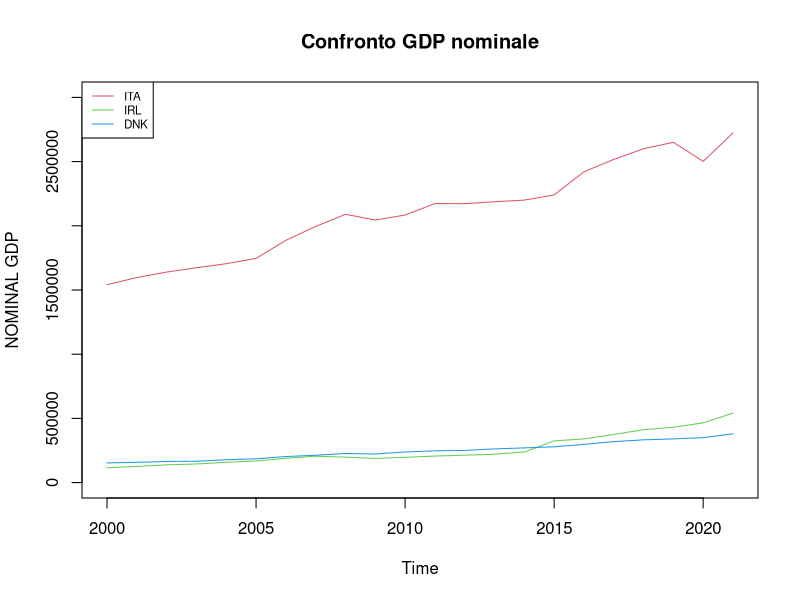
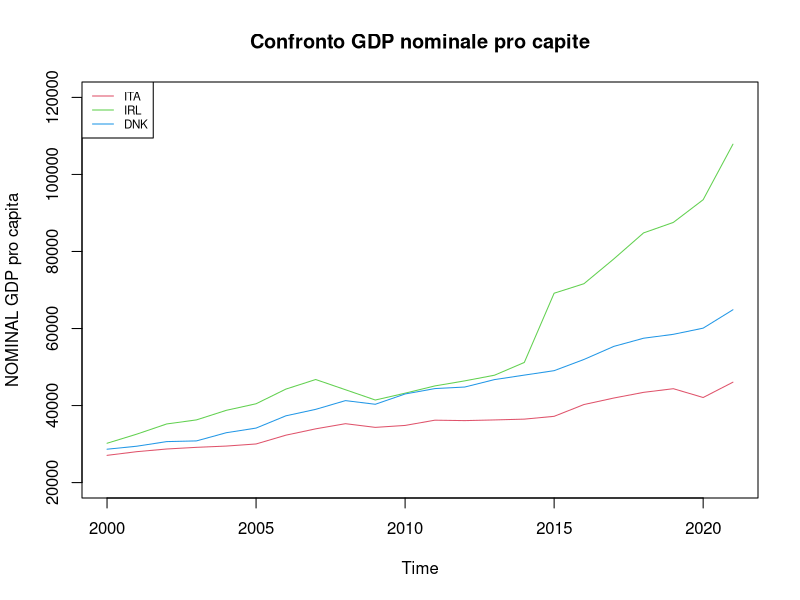
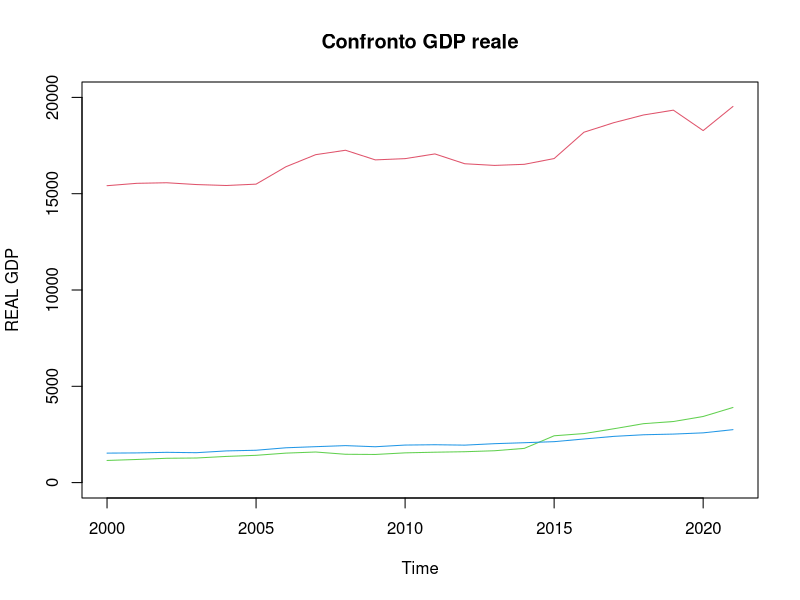
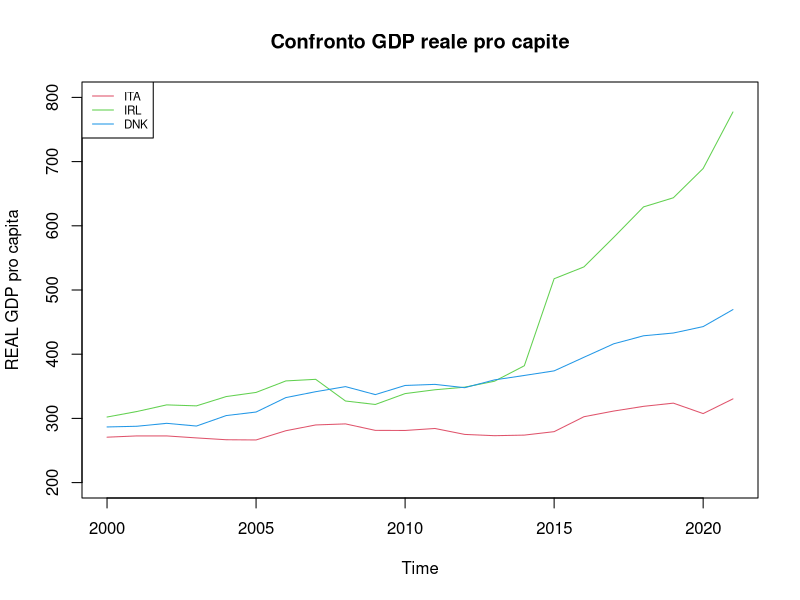
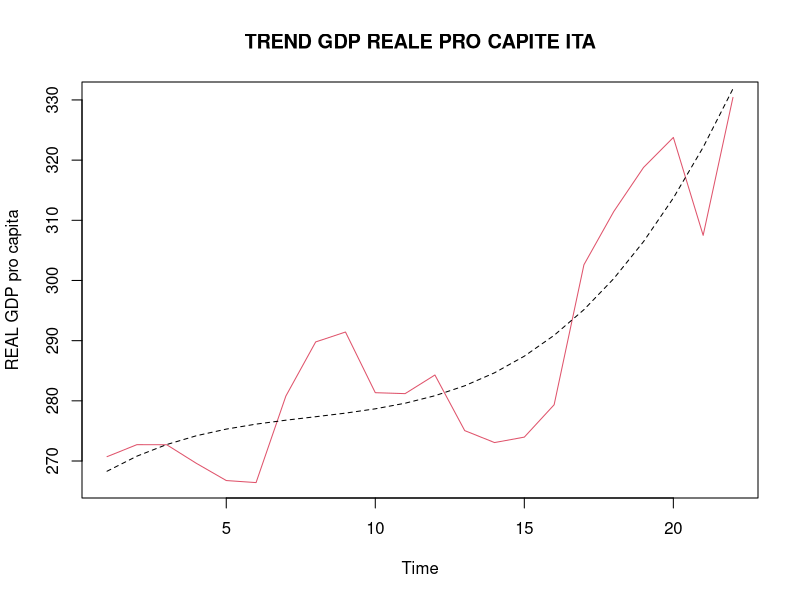
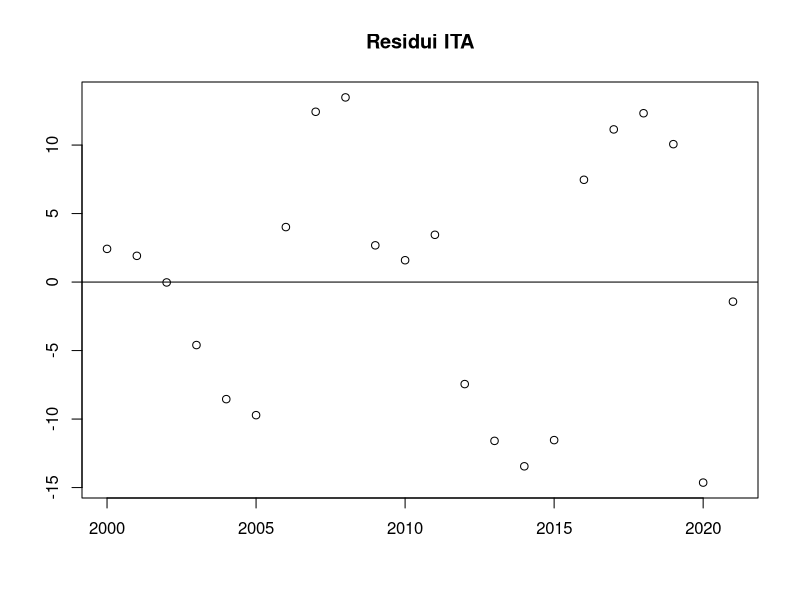

The R script that drew these images, in order: (Note: this script raises an error after producing the figures.)
#IMPORT DATASET
GDP_NOM_CAP_Y= read.csv("../data/GDP_NOM_CAP_Y.csv")
GDP_NOM_TOT_Y= read.csv("../data/GDP_NOM_TOT_Y.csv")
GDP_REAL_base15_Q= read.csv("../data/GDP_REAL_base15_Q.csv")
IPC_base15_Q=read.csv("../data/IPC_base15_Q.csv")
IPC_base15_Y= read.csv("../data/IPC_base15_Y.csv")
#HP_base15_NOM_Q= read.csv("../data/HP_base15_NOM_Q.csv")
#HP_base15_NOM_Y= read.csv("../data/HP_base15_NOM_Y.csv")
HP_base15_REAL_Q= read.csv("../data/HP_base15_REAL_Q.csv")
HP_base15_REAL_Y= read.csv("../data/HP_base15_REAL_Y.csv")
UNEMP_Q= read.csv("../data/UNEMP_Q.csv")
#-------------------------------------------------------------------
#############################################################################
# A) analisi serie storiche pil
#############################################################################

gdp_nom_ita<- GDP_NOM_TOT_Y[GDP_NOM_TOT_Y$LOCATION == "ITA",]$Value
gdp_nom_irl<- GDP_NOM_TOT_Y[GDP_NOM_TOT_Y$LOCATION == "IRL",]$Value
gdp_nom_dnk<- GDP_NOM_TOT_Y[GDP_NOM_TOT_Y$LOCATION == "DNK",]$Value
#PIL NOMINALI ANNUI A CONFRONTO
plot(ts(gdp_nom_ita, start=c(2000,1), frequency = 1), 
     ylim=c(0,3000000), col=2, xlab="Time", ylab="NOMINAL GDP",
     main="Confronto GDP nominale")
lines(ts(gdp_nom_irl, start=c(2000,1), frequency = 1), type="l",col=3)
lines(ts(gdp_nom_dnk, start=c(2000,1), frequency = 1), type="l",col=4)
legend("topleft",cex=0.7, c("ITA", "IRL", "DNK"), col=2:4, lty=1)
#-------------------------------------------------------------------
gdp_nom_cap_ita<- GDP_NOM_CAP_Y[GDP_NOM_CAP_Y$LOCATION == "ITA",]$Value
gdp_nom_cap_irl<- GDP_NOM_CAP_Y[GDP_NOM_CAP_Y$LOCATION == "IRL",]$Value
gdp_nom_cap_dnk<- GDP_NOM_CAP_Y[GDP_NOM_CAP_Y$LOCATION == "DNK",]$Value

#PIL NOMINALI ANNUI PRO CAPITE  A CONFRONTO
plot(ts(gdp_nom_cap_ita, start=c(2000,1), frequency = 1),
     ylim=c(20000,120000),
     col=2, xlab="Time", ylab="NOMINAL GDP pro capita",
     main="Confronto GDP nominale pro capite")
lines(ts(gdp_nom_cap_irl, start=c(2000,1), frequency = 1), type="l",col=3)
lines(ts(gdp_nom_cap_dnk, start=c(2000,1), frequency = 1), type="l",col=4)
legend("topleft",cex=0.7, c("ITA", "IRL", "DNK"), col=2:4, lty=1)
#-------------------------------------------------------------------
#PASSIAMO AL PIL REALE ANNUALE

#Passo intermedio: cambio la base agli IPC
ipc_15_ita<- IPC_base15_Y[IPC_base15_Y$LOCATION == "ITA",]$Value
ipc_00_ita= ipc_15_ita / ipc_15_ita[1]*100
ipc_15_irl<- IPC_base15_Y[IPC_base15_Y$LOCATION == "IRL",]$Value
ipc_00_irl= ipc_15_irl / ipc_15_irl[1]*100
ipc_15_dnk<- IPC_base15_Y[IPC_base15_Y$LOCATION == "DNK",]$Value
ipc_00_dnk= ipc_15_dnk / ipc_15_dnk[1]*100
#Ottengo i pil reali
gdp_real_ita<- gdp_nom_ita / ipc_00_ita
gdp_real_irl<- gdp_nom_irl / ipc_00_irl
gdp_real_dnk<- gdp_nom_dnk / ipc_00_dnk

#Plottiamo i pil reali
plot(ts(gdp_real_ita, start=c(2000,1), frequency = 1),
     col=2, xlab="Time", ylab="REAL GDP", ylim=c(0,20000),
     main="Confronto GDP reale")
lines(ts(gdp_real_irl, start=c(2000,1), frequency = 1), type="l",col=3)
lines(ts(gdp_real_dnk, start=c(2000,1), frequency = 1), type="l",col=4)

#anche qui i termini totali non sono significativi
#Passiamo ai pro capite
gdp_real_cap_ita<- gdp_nom_cap_ita / ipc_00_ita
gdp_real_cap_irl<- gdp_nom_cap_irl / ipc_00_irl
gdp_real_cap_dnk<- gdp_nom_cap_dnk / ipc_00_dnk

plot(ts(gdp_real_cap_ita, start=c(2000,1), frequency = 1),
     col=2, xlab="Time", ylab="REAL GDP pro capita", ylim=c(200,800),
     main="Confronto GDP reale pro capite")
lines(ts(gdp_real_cap_irl, start=c(2000,1), frequency = 1), type="l",col=3)
lines(ts(gdp_real_cap_dnk, start=c(2000,1), frequency = 1), type="l",col=4)
legend("topleft",cex=0.7, c("ITA", "IRL", "DNK"), col=2:4, lty=1)

#STIMA DEL TREND SUL PIL REALE PRO CAPITE DEI VARI PAESI
#HP: sembra che ita e dnk abbiano trend lineare...irl polinomiale/exp
gdp_ttrend<- 1:length(gdp_real_cap_ita) #stesso n° anche per irl e dnk

#ITALIA
LM_gdp_real_cap_ita<-lm(gdp_real_cap_ita ~gdp_ttrend)
PM_gdp_real_cap_ita<-lm(gdp_real_cap_ita ~gdp_ttrend + I(gdp_ttrend^2)+ I(gdp_ttrend^3))
summary(LM_gdp_real_cap_ita)$adj.r.squared   
summary(PM_gdp_real_cap_ita)$adj.r.squared 
#---->per l'italia è opportuno un polinomio di 3 grado
plot(gdp_real_cap_ita,
     col=2, type="l",xlab="Time", ylab="REAL GDP pro capita",
     main="TREND GDP REALE PRO CAPITE ITA")
lines(PM_gdp_real_cap_ita$fitted.values, lty=2)
#analisi dei residui
plot(2000:2021,residuals(PM_gdp_real_cap_ita), xlab="", ylab="", main="Residui ITA")
abline(0,0)
#sembra esserci un andamento sistematico...non va bene!
#forse c'è ciclicità nel pil, ma non sappiamo stimarla
#IRLANDA
LM_gdp_real_cap_irl<-lm(gdp_real_cap_irl ~gdp_ttrend)
PM_gdp_real_cap_irl<-lm(gdp_real_cap_irl ~gdp_ttrend + I(gdp_ttrend^2))
summary(LM_gdp_real_cap_ita)$adj.r.squared     
summary(PM_gdp_real_cap_ita)$adj.r.squared 
#NB: da 2 grado in poi viene un r adj sempre =
#Proviamo col modello esponenziale
EXP_gdp_real_cap_irl <- nls(gdp_real_cap_irl ~ I(a*exp(b*gdp_ttrend)),
                            start=list(a=100, b=1), trace=TRUE) 
#--->dà errore di gradiente singolare, quindi il modello exp non è adatto

plot(gdp_real_cap_irl,
     col=2, type="l",xlab="Time", ylab="REAL GDP pro capita",
     main="TREND GDP REALE PRO CAPITE IRL")
lines(PM_gdp_real_cap_irl$fitted.values, lty=2)
plot(2000:2021,residuals(PM_gdp_real_cap_irl), xlab="", ylab="", main="Residui IRL")
abline(0,0)
#anche qui non benissimo: direi che c'è ciclicità, ma non la sappiamo calcolare
#DANIMARCA
LM_gdp_real_cap_dnk<-lm(gdp_real_cap_dnk ~gdp_ttrend)
PM_gdp_real_cap_dnk<-lm(gdp_real_cap_dnk ~gdp_ttrend + I(gdp_ttrend^2)+I(gdp_ttrend^3))
summary(LM_gdp_real_cap_dnk)$adj.r.squared     
summary(PM_gdp_real_cap_dnk)$adj.r.squared 
#--->confrontando gli R^2 adj il grado del miglior reg è grado 3
plot(gdp_real_cap_dnk,
     col=2, type="l",xlab="Time", ylab="REAL GDP pro capita",
     main="TREND GDP REALE PRO CAPITE DNK")
lines(PM_gdp_real_cap_dnk$fitted.values, lty=2)
#Residui
plot(2000:2021,residuals(PM_gdp_real_cap_dnk), xlab="", ylab="", main="Residui DNK")
abline(0,0)
#Qui sembra bene!



#############################################################################
#B) ANALISI SERIE STORICHE DEI PREZZI DELLE CASE
#############################################################################

#-------------------------------------------------------------------------------
#1)dati reali annuali base 15
hp_base15_real_y_ita<- HP_base15_REAL_Y[HP_base15_REAL_Y$LOCATION == "ITA",]$Value
hp_base15_real_y_irl<- HP_base15_REAL_Y[HP_base15_REAL_Y$LOCATION == "IRL",]$Value
hp_base15_real_y_dnk<- HP_base15_REAL_Y[HP_base15_REAL_Y$LOCATION == "DNK",]$Value
#Passando a base 2000
hp_base00_real_y_ita<-hp_base15_real_y_ita/hp_base15_real_y_ita[1]*100
hp_base00_real_y_irl<-hp_base15_real_y_irl/hp_base15_real_y_irl[1]*100
hp_base00_real_y_dnk<-hp_base15_real_y_dnk/hp_base15_real_y_dnk[1]*100
#-------------------------------------------------------------------------------
#2)dati reali trimestrali base 15
hp_base15_real_q_ita<- HP_base15_REAL_Q[HP_base15_REAL_Q$LOCATION == "ITA",]$Value
hp_base15_real_q_irl<- HP_base15_REAL_Q[HP_base15_REAL_Q$LOCATION == "IRL",]$Value
hp_base15_real_q_dnk<- HP_base15_REAL_Q[HP_base15_REAL_Q$LOCATION == "DNK",]$Value
#Passando a base 2000
hp_base00_real_q_ita<-hp_base15_real_q_ita/hp_base15_real_q_ita[1]*100
hp_base00_real_q_irl<-hp_base15_real_q_irl/hp_base15_real_q_irl[1]*100
hp_base00_real_q_dnk<-hp_base15_real_q_dnk/hp_base15_real_q_dnk[1]*100
#-------------------------------------------------------------------------------
#Grafico del prezzo delle case reale annuale
plot(ts(hp_base00_real_y_ita, start=c(2000,1), frequency = 1), ylim=c(80,180),
     col=2, xlab="Time", ylab="REAL HP",
     main="Confronto HP reale")
lines(ts(hp_base00_real_y_irl, start=c(2000,1), frequency = 1), type="l",col=3)
lines(ts(hp_base00_real_y_dnk, start=c(2000,1), frequency = 1), type="l",col=4)
legend("topleft",cex=0.5, c("ITA", "IRL", "DNK"), col=2:4, lty=1)

#Affordability: divido il pil pro capite reale(ho solo i dati annui) per hp reale
affordability_ita<-gdp_real_cap_ita[-length(gdp_real_cap_ita)]/hp_base00_real_y_ita
affordability_irl<-gdp_real_cap_irl[-length(gdp_real_cap_irl)]/hp_base00_real_y_irl
affordability_dnk<-gdp_real_cap_dnk[-length(gdp_real_cap_dnk)]/hp_base00_real_y_dnk
plot(ts(affordability_ita, start=c(2000,1), frequency = 1), ylim=c(1.9,5.2),
     col=2, xlab="Time", ylab="REAL GDP CAPITA/REAL HP",
     main="Confronto AFFORDABILITY")
lines(ts(affordability_irl, start=c(2000,1), frequency = 1), type="l",col=3)
lines(ts(affordability_dnk, start=c(2000,1), frequency = 1), type="l",col=4)
legend("topleft",cex=0.6, c("ITA", "IRL", "DNK"), col=2:4, lty=1)


#Intanto facciamo il trend
hp_ttrend<- 1:length(hp_base00_real_q_ita)

#1) ITALIA
#trend dell'ita
LM_hp_q_ita<-lm(hp_base00_real_q_ita ~ hp_ttrend)
PM_hp_q_ita<-lm(hp_base00_real_q_ita ~ hp_ttrend + I(hp_ttrend^2)+ I(hp_ttrend^3)+ I(hp_ttrend^4)+ I(hp_ttrend^5))
summary(LM_hp_q_ita)$adj.r.squared 
summary(PM_hp_q_ita)$adj.r.squared #il migliore è di grado 5
plot(hp_base00_real_q_ita,
     col=2, type="l",xlab="Time", ylab="REAL GDP pro capita",
     main="TREND Hp trimestrale")
lines(PM_hp_q_ita$fitted.values, lty=2)
plot(seq(from=2000.25,to=2022.5,by=0.25),residuals(PM_hp_q_ita), xlab="", ylab="", main="Residui ITA")
abline(0,0)
#residui non al top....magari c'è componente stagionale??
#NB: In realtà dal grafico non si vede nessuna apparente stagionalità
#facciamo un'analisi di  per scoprirlo
#creo il vettore dummies
trimestri<- c(rep(c("Q1","Q2","Q3","Q4"),22 ), "Q1","Q2")
stag_mod_ita<- lm(residuals(PM_hp_q_ita)~trimestri-1)
summary(stag_mod_ita)
plot(residuals(PM_hp_q_ita), main="residui ITA")
lines(fitted.values(stag_mod_ita), col="red")
#linea piatta...dunque verificato che non c'è stagionalità
#NB: se ora facessi i residui dello stag mod sarebbero ~= ai res del PM_mod

#Abbiamo dimostrato che non c'è stagionalità
#In realtà sul sito oecd "indices are seasonally adjusted", quindi tutto torna.
#Quindi come giustifico sti residui schifosi? o c'è ciclo, o servono metodi di ottimizzazione non lineari

#2) IRLANDA
#trend dell'irl
LM_hp_q_irl<-lm(hp_base00_real_q_irl ~ hp_ttrend)
PM_hp_q_irl<-lm(hp_base00_real_q_irl ~ hp_ttrend + I(hp_ttrend^2)+ I(hp_ttrend^3)+ I(hp_ttrend^4)++ I(hp_ttrend^5)++ I(hp_ttrend^6)++ I(hp_ttrend^7)+ I(hp_ttrend^8)+ I(hp_ttrend^9)+ I(hp_ttrend^10))
summary(LM_hp_q_irl)$adj.r.squared 
summary(PM_hp_q_irl)$adj.r.squared #il migliore è di grado 10 :(

plot(hp_base00_real_q_irl,
     col=2, type="l",xlab="Time", ylab="REAL GDP pro capita",
     main="TREND Hp trimestrale")
lines(PM_hp_q_irl$fitted.values, lty=2)
plot(seq(from=2000.25,to=2022.5,by=0.25),residuals(PM_hp_q_irl), xlab="", ylab="", main="Residui IRL")
abline(0,0)
trimestri<- c(rep(c("Q1","Q2","Q3","Q4"),22 ), "Q1","Q2")
stag_mod_irl<- lm(residuals(PM_hp_q_irl)~trimestri-1)
summary(stag_mod_irl)
plot(residuals(PM_hp_q_irl))
lines(fitted.values(stag_mod_ita), col="red")
#linea piatta...dunque verificato che non c'è stagionalità
#NB: se ora facessi i residui dello stag mod sarebbero ~= ai res del PM_mod

#3) DANIMARCA
#trend della danimarca
LM_hp_q_dnk<-lm(hp_base00_real_q_dnk ~ hp_ttrend)
PM_hp_q_dnk<-lm(hp_base00_real_q_dnk ~ hp_ttrend + I(hp_ttrend^2)+ I(hp_ttrend^3))
summary(LM_hp_q_dnk)$adj.r.squared 
summary(PM_hp_q_dnk)$adj.r.squared #il migliore è di grado 3

plot(seq(from=2000.25,to=2022.5,by=0.25),hp_base00_real_q_dnk,
     col=2, type="l",xlab="Time", ylab="REAL GDP pro capita",
     main="TREND Hp trimestrale")
lines(seq(from=2000.25,to=2022.5,by=0.25),PM_hp_q_dnk$fitted.values, lty=2)

plot(seq(from=2000.25,to=2022.5,by=0.25),residuals(PM_hp_q_irl), xlab="", ylab="", main="Residui IRL")
abline(0,0)
trimestri<- c(rep(c("Q1","Q2","Q3","Q4"),22 ), "Q1","Q2")
stag_mod_dnk<- lm(residuals(PM_hp_q_irl)~trimestri-1)
summary(stag_mod_dnk)
plot(residuals(PM_hp_q_dnk))
lines(fitted.values(stag_mod_ita), col="red")
#linea piatta...dunque verificato che non c'è stagionalità
#NB: se ora facessi i residui dello stag mod sarebbero ~= ai res del PM_mod



#############################################################################
# C) TASSO DI DISOCCUPAZIONE
#############################################################################
unemp_ita<- UNEMP_Q[UNEMP_Q$LOCATION == "ITA",]$Value
unemp_irl<- UNEMP_Q[UNEMP_Q$LOCATION == "IRL",]$Value
unemp_dnk<- UNEMP_Q[UNEMP_Q$LOCATION == "DNK",]$Value

plot(ts(unemp_ita, start=c(2000,1), frequency = 4), 
     main="Tasso disoccupazione ITA", col=2, ylim=c(3,16),
     xlab="Time", ylab="Unemployment rate")
lines(ts(unemp_irl, start=c(2000,1), frequency = 4), type="l",col=3)
lines(ts(unemp_dnk, start=c(2000,1), frequency = 4), type="l",col=4)
legend("topleft",cex=0.55, c("ITA", "IRL", "DNK"), col=2:4, lty=1)
